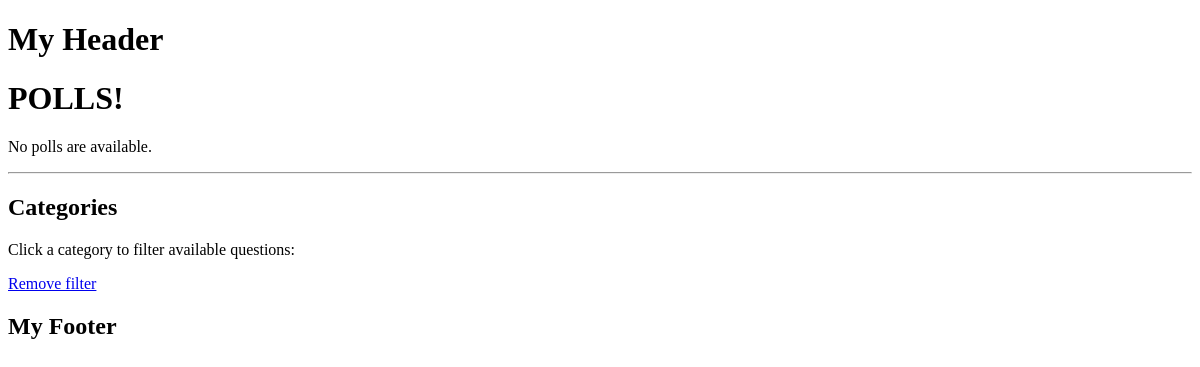
/polls/, run on an earlier commit of the app's database.
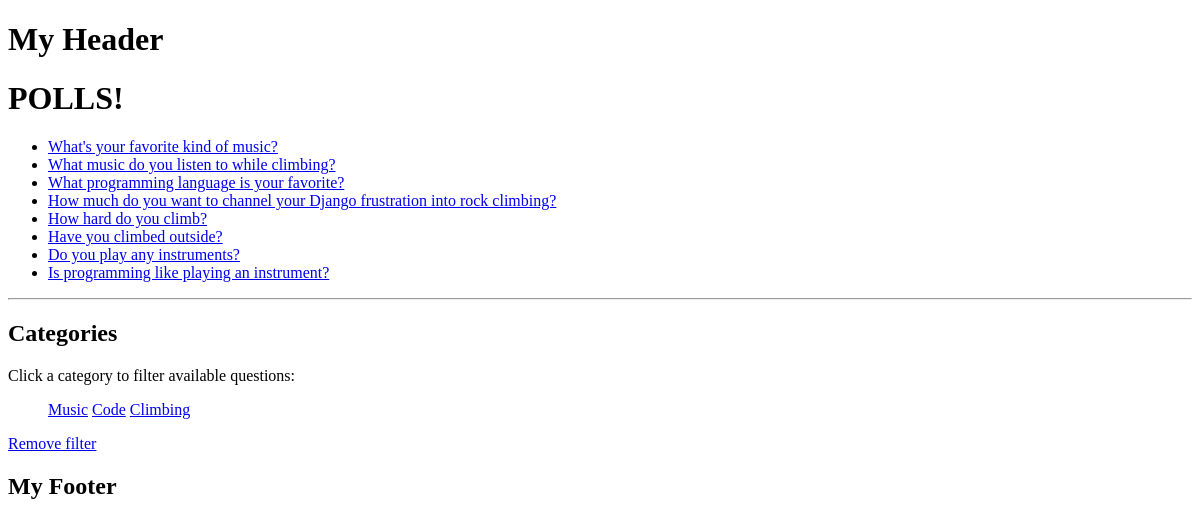
And on a later commit of the database.
### blog/models.py (models this page shows, shortened)
class Question(models.Model):
    question_text = models.CharField(max_length=200)
    pub_date = models.DateTimeField('date published')
    slug = models.SlugField(max_length=50)
    categories = models.ManyToManyField(Category)

class Category(models.Model):
    name = models.CharField(max_length=200)
    slug = models.SlugField(max_length=50)

### blog/views.py (the view)
# urls.py: url(r'^polls/', polls.views, name='index'),
def index(request, *params):
    latest_question_list = Question.objects.order_by('-pub_date')[:5]
    category_list = Category.objects.all()
    category = request.GET.get('category', '')
    question_list = Question.objects.all()
    if category:
        question_list = Question.objects.filter(categories__slug=category)
    context = {
        'latest_question_list': latest_question_list,
        'category_list' : category_list,
        'question_list' : question_list,
        'category' : category,
    }
    return render(request, 'polls/index.html', context)

### blog/templates/polls/index.html (shortened to what this page needs)
{% extends 'polls/base.html' %}
{% block content %}
<h1>POLLS!</h1>
{% if question_list %}
    <ul>
    {% for question in question_list %}
        <li><a href="{% url 'polls:detail' question.id %}">{{ question.question_text }}</a></li>
    {% endfor %}
    </ul>
{% else %}
    <p>No polls are available.</p>
{% endif %}
<hr>
<h2>Categories</h2>
<p>Click a category to filter available questions:</p>
  <ul class='filters'>
    {% for category in category_list %}
      <li>
        <a href='/polls/?category={{category.slug}}'> {{ category.name }} </a>
      </li>
    {% endfor %}
  </ul>
<a href='/polls/'> Remove filter </a>
{% endblock %}

### blog/templates/polls/base.html (shortened to what this page needs)
<!DOCTYPE html>{% load static %}
<html>
  <head>
    <link rel="stylesheet" href="{% static "style.css" %}">
  </head>
  <body>
    <h1>My Header</h1>
    {% block content %}{% endblock %}
    <h2>My Footer<h2>
  </body>
</html>

### blog/static/style.css (style rules this page uses)
.filters li { display: inline-block; }

What changed in the data, as far as the page shows it:
added Question: question_text "What's your favorite kind of music?"
added Question: question_text "What music do you listen to while climbing?"
added Question: question_text "What programming language is your favorite?"
added Question: question_text "How much do you want to channel your Django frustration into rock climbing?"
added Question: question_text "How hard do you climb?"
added Question: question_text "Have you climbed outside?"
added Question: question_text "Do you play any instruments?"
added Question: question_text "Is programming like playing an instrument?"
added Category: name "Music"
added Category: name "Code"
added Category: name "Climbing"
Also different on the page:
text no longer shown: "No polls are available."
